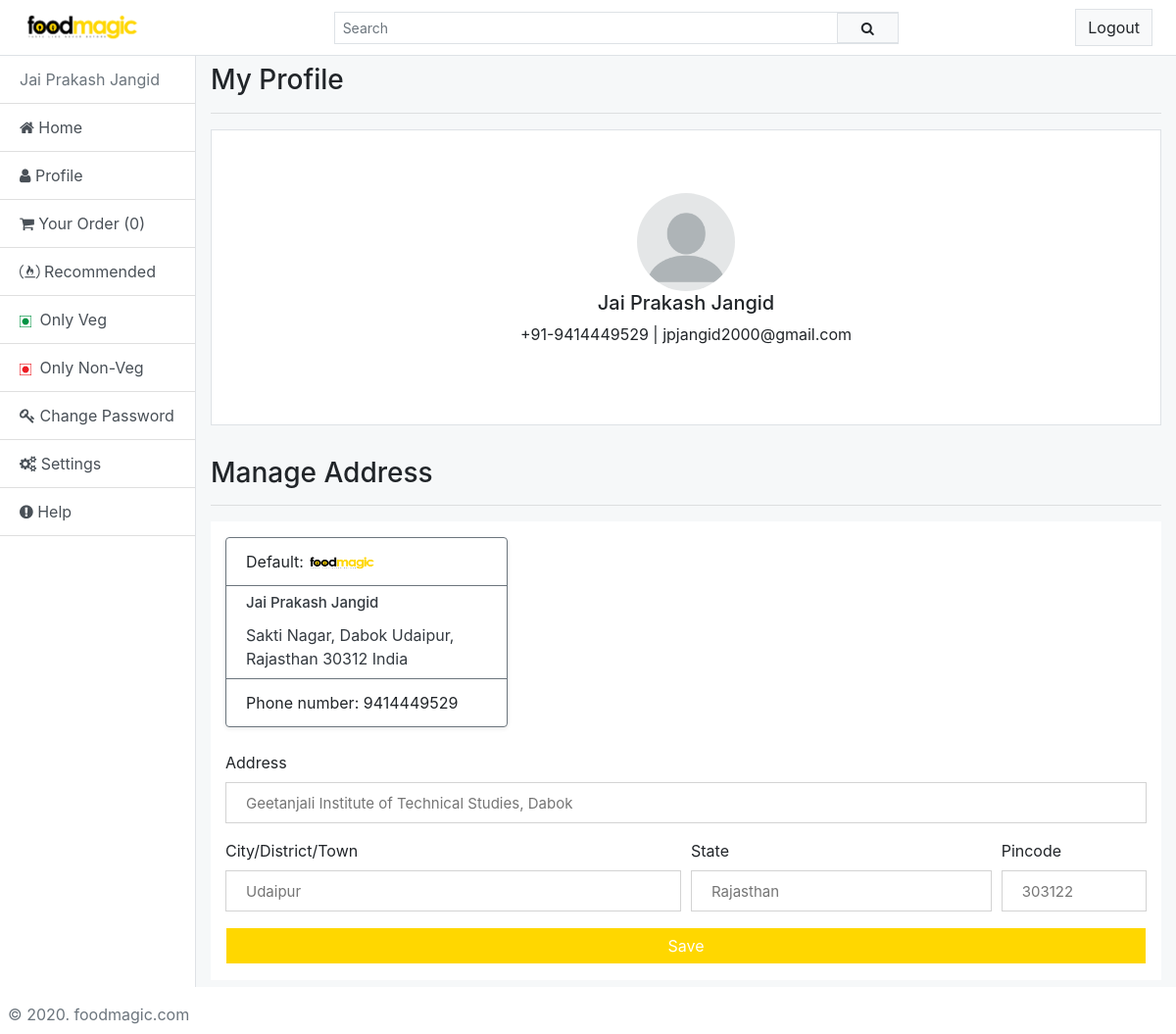
The page /home/profile/ (signed in) on the database its author committed.
### account/models.py (models this page shows, shortened)
class Account(AbstractBaseUser):
    first_name = models.CharField(max_length=30)
    last_name = models.CharField(max_length=30)
    email = models.EmailField(verbose_name='email',max_length=60, unique=True)
    mobile = models.CharField(default="",validators=[RegexValidator("^0?[5-9]{1}\d{9}$")], max_length=10, unique=True)
    date_joined = models.DateTimeField(verbose_name='date joined', auto_now_add=True)
    last_login = models.DateTimeField(verbose_name='last login', auto_now=True)
    is_admin = models.BooleanField(default=False)
    is_active = models.BooleanField(default=True)
    is_staff = models.BooleanField(default=False)
    is_superuser = models.BooleanField(default=False)
    USERNAME_FIELD = 'mobile'
    REQUIRED_FIELDS = ['email']
    objects = MyAccountManager()
    def __str__(self):
        return self.first_name +" "+ self.last_name

class Addres(models.Model):
    user = models.OneToOneField(to=Account, on_delete=CASCADE)
    area = models.CharField(default="Geetanjali Institute of Technical Studies, Dabok",max_length=400)
    pincode = models.CharField(default="303122", max_length=6)
    district = models.CharField(default="Udaipur", max_length=100)
    state = models.CharField(default="Rajasthan", max_length=100)
    cr_date = models.DateTimeField(auto_now_add=True)

### core/views.py (the view)
# urls.py: path('profile/', views.userProfile, name='profile'),
@login_required(login_url='/')
def userProfile(request):
    title = 'Profile'
    if request.user.is_authenticated:
        address = Addres.objects.all().filter(user=request.user)
    else:
        pass
    return render(request, 'profile.html',{'title':title,'address':address})

### templates/profile.html (shortened to what this page needs)
{% extends "base.html" %}
{% block navbar %}
{% include "navbar.html" %}
{% endblock navbar %}
{% block main_body %}
<div class="container my-2">
    <h3>My Profile</h3><hr>
    <div class="jumbotron jumbotron-fluid bg-white border">
        <div class="container">
           <div class="text-center">
            <img src="/static/images/avtar.png" alt="avtar" width="100" height="100" class="rounded-circle">
            <h1 class="h5">{{request.user}}</h1>
            <p>+91-{{request.user.mobile}} | {{request.user.email}}</p>
           </div>
        </div>
      </div>
      <h3>Manage Address</h3><hr>
      <div class="jumbotron jumbotron-fluid bg-white border-0 pt-3 pb-0 mb-0">
           <div class="container text-left d-flex justify-content-between">
              {% for address in address %}
              <div class="card border-secondary mb-3 shadow-sm" style="max-width: 18rem; height: auto;">
                <div class="card-header bg-transparent border-secondary">Default: <b><img src="/static/images/foodmagiclogo.png" alt="logo" width="70px" height="15px"></b></div>
                <div class="card-body text-dark py-2">
                  <h5 class="card-title">{{request.user}}</h5>
                  <p class="card-text">
                    {{address.area}}
                    <span>{{address.district}}</span>, <span>{{address.state}}</span> <span>{{address.pincode}}</span> <span>India</span>
                  </p>
                </div>
                <div class="card-footer bg-transparent border-secondary">
                  <p class="my-0">Phone number: <span>{{request.user.mobile}}</span></p>
                </div>
              </div>
              {% endfor %}
           </div>
      </div>
      <div class="jumbotron jumbotron-fluid bg-white border-0 pt-2 pb-0 mt-0">
           <div class="container text-left d-flex justify-content-between">
             <address>
                  <form method="POST" action="/home/changeaddress/">{% csrf_token %}
                    <div class="form-group">
                      <label for="inputAddress">Address</label>
                      <input type="text" class="input-filed" id="inputAddress" placeholder="Geetanjali Institute of Technical Studies, Dabok" name="area">
                    </div>
                    <div class="form-row">
                      <div class="form-group col-md-6">
                        <label for="inputCity">City/District/Town</label>
                        <input type="text" class="input-filed" id="inputCity" name="city" placeholder="Udaipur">
                      </div>
                      <div class="form-group col-md-4">
                        <label for="inputState">State</label>
                        <input type="text" class="input-filed" id="inputState" name="state" placeholder="Rajasthan">
                      </div>
                      <div class="form-group col-md-2">
                        <label for="inputPinCode">Pincode</label>
                        <input type="text" class="input-filed" id="inputPinCode" ondrop="return false;" onpaste="return false;" onkeypress="return event.charCode >= 48 && event.charCode <= 57" maxlength="6" name="pincode" placeholder="303122">
                      </div>
                    </div>
                    <button type="submit" class="btn-block btn btn-md btn-outline rounded-0">Save</button>
                  </form>
             </address>
      </div>
</div>
{% endblock %}

### templates/base.html (shortened to what this page needs)
{% load static %}
<!doctype html>
<html lang="en">
<head>
    <link rel="stylesheet" href="https://stackpath.bootstrapcdn.com/bootstrap/4.4.1/css/bootstrap.min.css">
    <link href="//maxcdn.bootstrapcdn.com/font-awesome/4.7.0/css/font-awesome.min.css" rel="stylesheet">
    <link rel="stylesheet" href="{% static 'css/style.css' %}">
</head>
<body>
    {% block navbar %}
    {% endblock navbar %}
    <div class="container-fluid p-0 m-0" style="width: 100%; height: 90vh;">
        <div class="row p-0 m-0" style="width: 100%;">
            <div class="col-2 bg-white p-0 rounded-0 scroll border-right">
                <div class="list-group list-group-flush">
                    <a href="/home/" class="list-group-item list-group-item-action disabled">{{request.user}}</a>
                    <a href="/home/" class="list-group-item list-group-item-action"><i class="fa fa-home"></i> Home</a>
                    <a href="/home/profile/" class="list-group-item list-group-item-action"><i class="fa fa-user"></i>
                        Profile</a>
                    <a href="#" class="list-group-item list-group-item-action"><i
                            class="fa fa-shopping-cart"></i>
                        Your Order (0)</a>
                    <a href="/home/recommended/" class="list-group-item list-group-item-action"><i
                            class="fa fa-free-code-camp"></i>
                        Recommended</a>
                    <a href="/home/veg/" class="list-group-item list-group-item-action"> <span><img class="mr-1"
                                src="/static/images/veg.png/" alt="veg" width="12px" height="12px"></span> Only Veg</a>
                    <a href="/home/non-veg/" class="list-group-item list-group-item-action"><span><img class="mr-1"
                                src="/static/images/non-veg.png/" alt="veg" width="12px" height="12px"></span> Only
                        Non-Veg</a>
                    <a href="/password_change/" class="list-group-item list-group-item-action"><i class="fa fa-key"></i>
                        Change Password</a>
                    <a href="/home/settings/" class="list-group-item list-group-item-action"><i class="fa fa-cogs"></i>
                        Settings</a>
                    <a href="/home/help/" class="list-group-item list-group-item-action"><i
                            class="fa fa-exclamation-circle"></i>
                        Help</a>
                </div>
                <div class="fixed-bottom p-2 text-left text-muted">
                    &copy; 2020. foodmagic.com
                </div>
            </div>
            <div class="col-10 p-0 bg-body scroll" style="width: 100%; height: 100vh;">
                {% block main_body %}
                {% endblock main_body %}
            </div>
        </div>
    </div>
    {% include "footer.html" %}

### static/css/style.css (style rules this page uses)
.bg-body { background-color: #F6F8F9; }
.scroll { max-height: 90vh; overflow-y: auto; overflow-x: hidden; }
.input-filed { width: 100%; height: 30px; padding: 20px; font-size: 15px; border: 1px solid lightgray; border-radius: 0; background-color: #ffffff; }
.card .card-body .card-title { font-size: 15px; padding: 0; }
.btn-outline { border: 1px solid #ffd700; border: 1px solid #fff; background-color: #ffd700; color: #fff; border-radius: 0; }

### rows shown on the page
Account: user "Jai Prakash Jangid", user.mobile "9414449529", user.email "jpjangid2000@gmail.com"
Addres: area "Sakti Nagar, Dabok", district "Udaipur", state "Rajasthan", pincode "30312"
